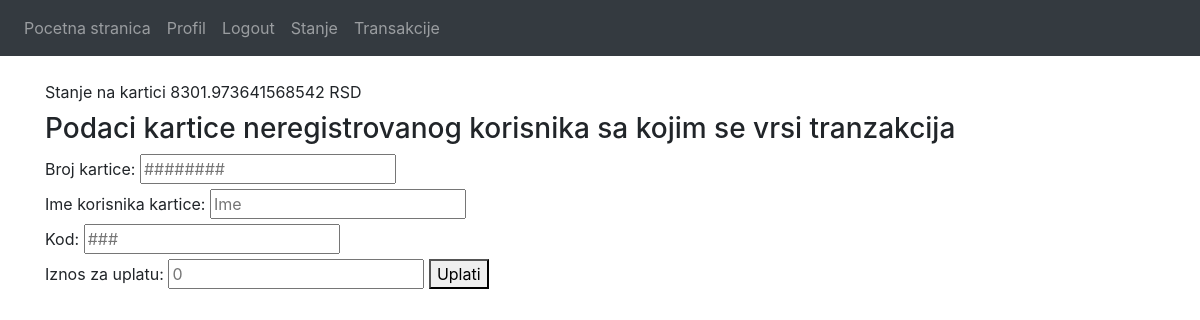
/unregistered-transactions (signed in), run on an earlier commit of the app's database.
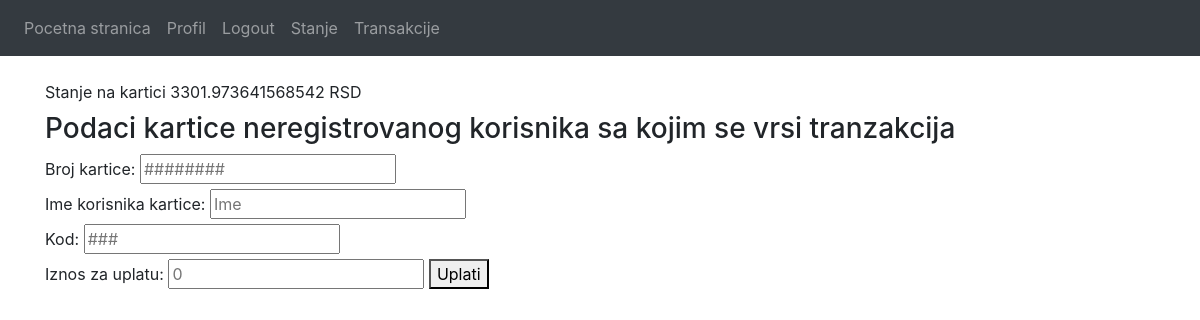
And on a later commit of the database.
### Website/models.py (models this page shows)
class CreditCard(db.Model):
    cardNumber = db.Column(db.Integer,primary_key = True)
    name = db.Column(db.String(150))
    date = db.Column(db.String(150))
    code = db.Column(db.Integer)
    state = db.Column(db.Integer)
    user_id = db.Column(db.Integer,db.ForeignKey('user.id'))

### Website/views.py (the view, shortened to what this page needs)
@views.route('/unregistered-transactions',methods=['GET','POST'])
@login_required
def unregistered_transactions():
        return render_template("unregistered_transactions.html", user=current_user)

### Website/__init__.py (called while the page is built)
def create_app():
    app = Flask(__name__)
    app.config['SECRET_KEY'] = 'qweqweqwe'
    app.config['SQLALCHEMY_DATABASE_URI'] = f'sqlite:///{DB_NAME}'
    db.init_app(app)
    from .views import views
    from .auth import auth
    app.register_blueprint(views, url_prefix='/')
    app.register_blueprint(auth, url_prefix='/')
    from .models import User,Currency
    create_database(app)
    login_manager = LoginManager()
    login_manager.login_view = 'auth.login'
    login_manager.init_app(app)
    @login_manager.user_loader
    def load_user(id):
        return User.query.get(int(id))
    return app

### Website/templates/unregistered_transactions.html
{% extends "base.html"  %} {% block title %}Unregistered transactions{% endblock %}
{% block content %}
    <br/>
    <div>
        <label>Stanje na kartici</label>
        {% for creditCard in user.creditCard %}
            <label> {{ creditCard.state }} RSD</label>
        {% endfor %}
    </div>
    <form method="POST">
        <h3>Podaci kartice neregistrovanog korisnika sa kojim se vrsi tranzakcija</h3>
        <div>
            <label for="cardNumber">Broj kartice:</label>
            <input type="number" id="cardNumber" name="cardNumber" placeholder="########"/>
        </div>
        <div>
            <label for="name">Ime korisnika kartice:</label>
            <input type="name" id="name" name="name" placeholder="Ime"/>
        </div>
        <div>
            <label for="code">Kod:</label>
            <input type="number" id="code" name="code" placeholder="###"/>
        </div>
        <div>
            <label for="ammount">Iznos za uplatu:</label>
            <input type="number" id="ammount" name="ammount" placeholder="0"/>
            <button type="submit">Uplati</button>
        </div>
    </form>
{% endblock %}

### Website/templates/base.html (shortened to what this page needs)
<!DOCTYPE html>
<html>
    <head>
        <link
        rel="stylesheet"
        href="https://stackpath.bootstrapcdn.com/bootstrap/4.4.1/css/bootstrap.min.css"
      />
      <link
        rel="stylesheet"
        href="https://stackpath.bootstrapcdn.com/font-awesome/4.7.0/css/font-awesome.min.css"
      />
    </head>
    <body>
        <nav class="navbar navbar-expand-lg navbar-dark bg-dark">
              <div class="navbar-nav">
                {% if user.is_authenticated %}
                <a class="nav-item nav-link" id="home" href="/">Pocetna stranica</a>
                <a class="nav-item nav-link" id="editProfile" href="/edit-profile">Profil</a>
                <a class="nav-item nav-link" id="logout" href="/logout">Logout</a>
                <a class="nav-item nav-link" id="state" href="/state">Stanje</a>
                <a class="nav-item nav-link" id="transactions" href="/transactions">Transakcije</a>
                {% else %}
                <a class="nav-item nav-link" id="login" href="/login">Login</a>
                <a class="nav-item nav-link" id="signUp" href="/sign-up">Sing up</a>
                {% endif %}
              </div>
          </nav>
          <div class="container">
            {% block content %} {% endblock %}
          </div>
    </body>
</html>

What changed in the data, as far as the page shows it:
changed CreditCard: state "8301.973641568542" → "3301.973641568542"
